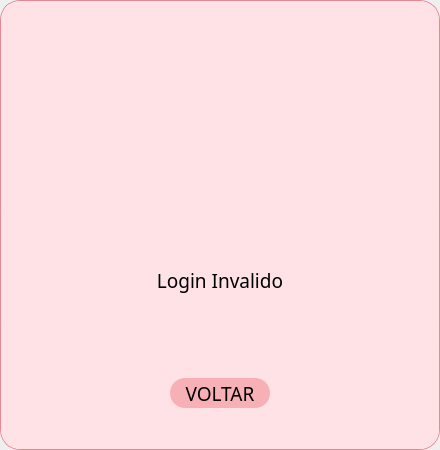
<?xml version="1.0" encoding="UTF-8"?>
<ui version="4.0">
 <class>Dialog</class>
 <widget class="QDialog" name="Dialog">
  <property name="geometry">
   <rect>
    <x>0</x>
    <y>0</y>
    <width>440</width>
    <height>450</height>
   </rect>
  </property>
  <property name="minimumSize">
   <size>
    <width>440</width>
    <height>450</height>
   </size>
  </property>
  <property name="maximumSize">
   <size>
    <width>440</width>
    <height>450</height>
   </size>
  </property>
  <property name="windowTitle">
   <string>Dialog</string>
  </property>
  <property name="styleSheet">
   <string notr="true"/>
  </property>
  <layout class="QHBoxLayout" name="horizontalLayout">
   <property name="spacing">
    <number>0</number>
   </property>
   <property name="leftMargin">
    <number>0</number>
   </property>
   <property name="topMargin">
    <number>0</number>
   </property>
   <property name="rightMargin">
    <number>0</number>
   </property>
   <property name="bottomMargin">
    <number>0</number>
   </property>
   <item>
    <widget class="QFrame" name="frame">
     <property name="minimumSize">
      <size>
       <width>0</width>
       <height>0</height>
      </size>
     </property>
     <property name="maximumSize">
      <size>
       <width>16777215</width>
       <height>16777215</height>
      </size>
     </property>
     <property name="styleSheet">
      <string notr="true">background-color: #FEE2E6; border-radius: 20px; border: 1px solid #E58893</string>
     </property>
     <property name="frameShape">
      <enum>QFrame::StyledPanel</enum>
     </property>
     <property name="frameShadow">
      <enum>QFrame::Raised</enum>
     </property>
     <layout class="QVBoxLayout" name="verticalLayout">
      <property name="spacing">
       <number>0</number>
      </property>
      <property name="leftMargin">
       <number>0</number>
      </property>
      <property name="topMargin">
       <number>0</number>
      </property>
      <property name="rightMargin">
       <number>0</number>
      </property>
      <property name="bottomMargin">
       <number>0</number>
      </property>
      <item>
       <widget class="QFrame" name="frame_2">
        <property name="styleSheet">
         <string notr="true">border: none</string>
        </property>
        <property name="frameShape">
         <enum>QFrame::StyledPanel</enum>
        </property>
        <property name="frameShadow">
         <enum>QFrame::Raised</enum>
        </property>
        <layout class="QHBoxLayout" name="horizontalLayout_3">
         <property name="spacing">
          <number>0</number>
         </property>
         <property name="leftMargin">
          <number>0</number>
         </property>
         <property name="topMargin">
          <number>0</number>
         </property>
         <property name="rightMargin">
          <number>0</number>
         </property>
         <property name="bottomMargin">
          <number>0</number>
         </property>
         <item>
          <widget class="QLabel" name="label">
           <property name="minimumSize">
            <size>
             <width>200</width>
             <height>200</height>
            </size>
           </property>
           <property name="maximumSize">
            <size>
             <width>200</width>
             <height>200</height>
            </size>
           </property>
           <property name="text">
            <string/>
           </property>
           <property name="pixmap">
            <pixmap>../icons/perigo.png</pixmap>
           </property>
           <property name="scaledContents">
            <bool>true</bool>
           </property>
          </widget>
         </item>
        </layout>
       </widget>
      </item>
      <item>
       <widget class="QFrame" name="frame_3">
        <property name="styleSheet">
         <string notr="true">border: none</string>
        </property>
        <property name="frameShape">
         <enum>QFrame::StyledPanel</enum>
        </property>
        <property name="frameShadow">
         <enum>QFrame::Raised</enum>
        </property>
        <layout class="QVBoxLayout" name="verticalLayout_2">
         <property name="spacing">
          <number>0</number>
         </property>
         <property name="leftMargin">
          <number>0</number>
         </property>
         <property name="topMargin">
          <number>0</number>
         </property>
         <property name="rightMargin">
          <number>0</number>
         </property>
         <property name="bottomMargin">
          <number>0</number>
         </property>
         <item>
          <widget class="QFrame" name="frame_4">
           <property name="frameShape">
            <enum>QFrame::StyledPanel</enum>
           </property>
           <property name="frameShadow">
            <enum>QFrame::Raised</enum>
           </property>
           <layout class="QVBoxLayout" name="verticalLayout_3">
            <property name="spacing">
             <number>0</number>
            </property>
            <property name="leftMargin">
             <number>0</number>
            </property>
            <property name="topMargin">
             <number>0</number>
            </property>
            <property name="rightMargin">
             <number>0</number>
            </property>
            <property name="bottomMargin">
             <number>0</number>
            </property>
            <item>
             <widget class="QLabel" name="label_2">
              <property name="minimumSize">
               <size>
                <width>0</width>
                <height>0</height>
               </size>
              </property>
              <property name="font">
               <font>
                <family>Abel</family>
                <pointsize>14</pointsize>
               </font>
              </property>
              <property name="text">
               <string>&lt;html&gt;&lt;head/&gt;&lt;body&gt;&lt;p align=&quot;center&quot;&gt;Login Invalido&lt;/p&gt;&lt;/body&gt;&lt;/html&gt;</string>
              </property>
              <property name="alignment">
               <set>Qt::AlignCenter</set>
              </property>
             </widget>
            </item>
           </layout>
          </widget>
         </item>
         <item>
          <widget class="QFrame" name="frame_5">
           <property name="frameShape">
            <enum>QFrame::StyledPanel</enum>
           </property>
           <property name="frameShadow">
            <enum>QFrame::Raised</enum>
           </property>
           <layout class="QHBoxLayout" name="horizontalLayout_4">
            <property name="spacing">
             <number>0</number>
            </property>
            <property name="leftMargin">
             <number>0</number>
            </property>
            <property name="topMargin">
             <number>0</number>
            </property>
            <property name="rightMargin">
             <number>0</number>
            </property>
            <property name="bottomMargin">
             <number>0</number>
            </property>
            <item>
             <spacer name="horizontalSpacer">
              <property name="orientation">
               <enum>Qt::Horizontal</enum>
              </property>
              <property name="sizeHint" stdset="0">
               <size>
                <width>167</width>
                <height>20</height>
               </size>
              </property>
             </spacer>
            </item>
            <item>
             <widget class="QPushButton" name="btn_voltar_popup_as">
              <property name="minimumSize">
               <size>
                <width>100</width>
                <height>30</height>
               </size>
              </property>
              <property name="font">
               <font>
                <family>Abel</family>
                <pointsize>14</pointsize>
               </font>
              </property>
              <property name="cursor">
               <cursorShape>PointingHandCursor</cursorShape>
              </property>
              <property name="styleSheet">
               <string notr="true">QPushButton{
border-radius:15px;
background-color: rgb(247, 176, 181);
border: 2px ;
}
QPushButton:hover{
background-color: rgb(236, 132, 140);}

QPushButton:pressed{
background-color: rgb(247, 176, 181);
}</string>
              </property>
              <property name="text">
               <string>VOLTAR</string>
              </property>
             </widget>
            </item>
            <item>
             <spacer name="horizontalSpacer_2">
              <property name="orientation">
               <enum>Qt::Horizontal</enum>
              </property>
              <property name="sizeHint" stdset="0">
               <size>
                <width>167</width>
                <height>20</height>
               </size>
              </property>
             </spacer>
            </item>
           </layout>
          </widget>
         </item>
        </layout>
       </widget>
      </item>
     </layout>
    </widget>
   </item>
  </layout>
 </widget>
 <resources/>
 <connections/>
</ui>
